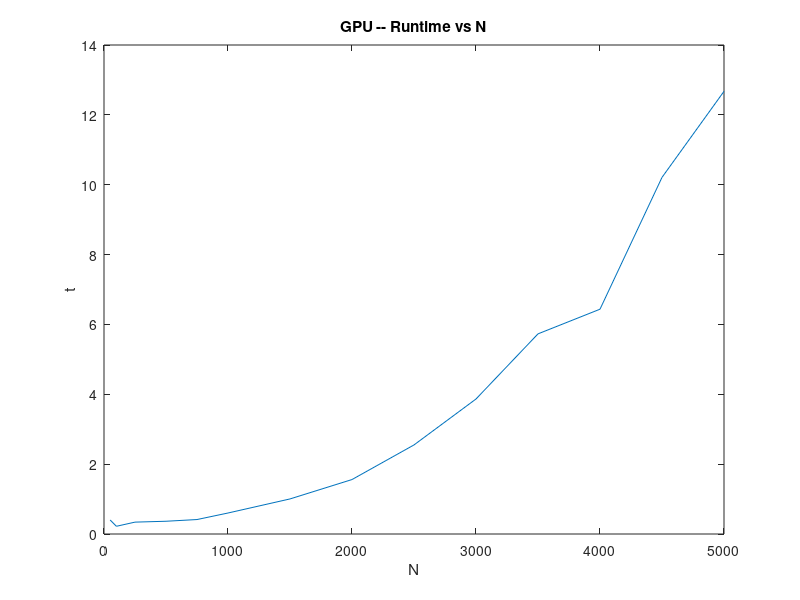

The MATLAB script that drew this image:
% (50, 0.269)
% (100, 0.219)
% (250, 0.23)
% (500, 0.369)
% (750, 0.413)
% (1000, 0.590)
% (1500, 1.006)
% (2000, 1.520)
% (2500, 2.338)
% (3000, 3.035)
% (3500, 4.021)
% (4000, 4.623)
% (4500, 6.448)
% (5000, 7.164)

% (5500, 8.617)
% (6000, 9.457)
% (6500, 11.519)
% (7000, 13.234)
% (7500, 14.967)
% (8000, 16.476)

t = [0.4, 0.221, 0.340, 0.365, 0.414, 0.601, 1.004, 1.559, 2.550, 3.865, 5.730, 6.436, 10.210, 12.674];
N = [50, 100, 250, 500, 750, 1000, 1500, 2000, 2500, 3000, 3500, 4000, 4500, 5000];

plot(N, t)
title("GPU -- Runtime vs N")
xlabel('N')
ylabel('t')